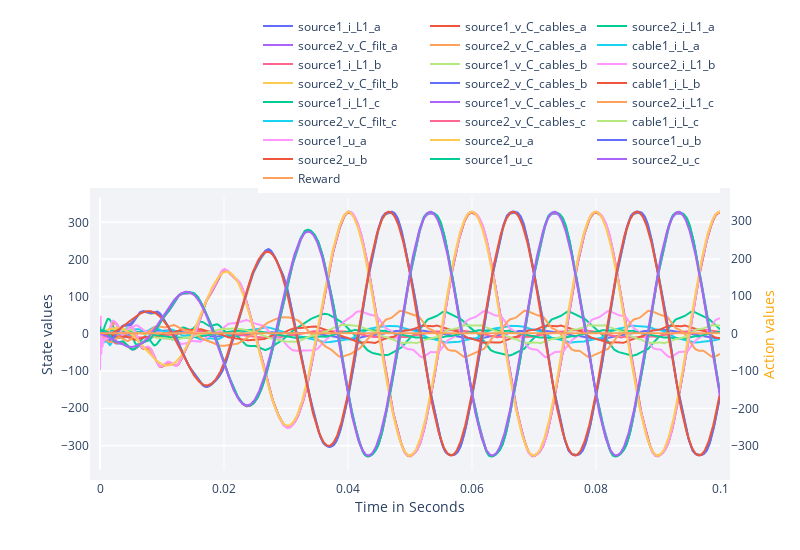

The code cell stored with this chart in its notebook:
### Markdown cell above
In the output the two different rewards for `classic` and `my_ddpg` can be identified.
Shown is the accumulated reward per episode. Since the `classic` gets `r = 1` per step, this reward correlates with the length of the episode while the reward for the `my_ddpg` agent is depending on the above described reward function.
After the training, the `Simulate()` function is used to run a test episode without action noise and the all states and actions are plotted:

### Code cell
hook = DataHook(collect_state_ids = env.state_ids,
                collect_action_ids = env.action_ids)

hook = Simulate(controllers, env, hook=hook)


RenderHookResults(hook = hook,
                    states_to_plot  = env.state_ids,
                    actions_to_plot = env.action_ids,
                    plot_reward=true)

### Figure 1 — Plotly figure (JSON) as saved in the notebook; plotly's stock layout.template omitted (floating-point values rounded to 4 significant figures; data arrays with more than 128 entries replaced by an {"elided": "..."} marker saying what was removed)
{"data": [{"mode": "lines", "name": "source1_i_L1_a", "type": "scatter", "x": {"elided": "1001 float values"}, "y": {"elided": "1001 float values"}}, {"mode": "lines", "name": "source1_v_C_cables_a", "type": "scatter", "x": {"elided": "1001 float values"}, "y": {"elided": "1001 float values"}}, {"mode": "lines", "name": "source2_i_L1_a", "type": "scatter", "x": {"elided": "1001 float values"}, "y": {"elided": "1001 float values"}}, {"mode": "lines", "name": "source2_v_C_filt_a", "type": "scatter", "x": {"elided": "1001 float values"}, "y": {"elided": "1001 float values"}}, {"mode": "lines", "name": "source2_v_C_cables_a", "type": "scatter", "x": {"elided": "1001 float values"}, "y": {"elided": "1001 float values"}}, {"mode": "lines", "name": "cable1_i_L_a", "type": "scatter", "x": {"elided": "1001 float values"}, "y": {"elided": "1001 float values"}}, {"mode": "lines", "name": "source1_i_L1_b", "type": "scatter", "x": {"elided": "1001 float values"}, "y": {"elided": "1001 float values"}}, {"mode": "lines", "name": "source1_v_C_cables_b", "type": "scatter", "x": {"elided": "1001 float values"}, "y": {"elided": "1001 float values"}}, {"mode": "lines", "name": "source2_i_L1_b", "type": "scatter", "x": {"elided": "1001 float values"}, "y": {"elided": "1001 float values"}}, {"mode": "lines", "name": "source2_v_C_filt_b", "type": "scatter", "x": {"elided": "1001 float values"}, "y": {"elided": "1001 float values"}}, {"mode": "lines", "name": "source2_v_C_cables_b", "type": "scatter", "x": {"elided": "1001 float values"}, "y": {"elided": "1001 float values"}}, {"mode": "lines", "name": "cable1_i_L_b", "type": "scatter", "x": {"elided": "1001 float values"}, "y": {"elided": "1001 float values"}}, {"mode": "lines", "name": "source1_i_L1_c", "type": "scatter", "x": {"elided": "1001 float values"}, "y": {"elided": "1001 float values"}}, {"mode": "lines", "name": "source1_v_C_cables_c", "type": "scatter", "x": {"elided": "1001 float values"}, "y": {"elided": "1001 float values"}}, {"mode": "lines", "name": "source2_i_L1_c", "type": "scatter", "x": {"elided": "1001 float values"}, "y": {"elided": "1001 float values"}}, {"mode": "lines", "name": "source2_v_C_filt_c", "type": "scatter", "x": {"elided": "1001 float values"}, "y": {"elided": "1001 float values"}}, {"mode": "lines", "name": "source2_v_C_cables_c", "type": "scatter", "x": {"elided": "1001 float values"}, "y": {"elided": "1001 float values"}}, {"mode": "lines", "name": "cable1_i_L_c", "type": "scatter", "x": {"elided": "1001 float values"}, "y": {"elided": "1001 float values"}}, {"mode": "lines", "name": "source1_u_a", "type": "scatter", "x": {"elided": "1001 float values"}, "y": {"elided": "1001 float values"}, "yaxis": "y2"}, {"mode": "lines", "name": "source2_u_a", "type": "scatter", "x": {"elided": "1001 float values"}, "y": {"elided": "1001 float values"}, "yaxis": "y2"}, {"mode": "lines", "name": "source1_u_b", "type": "scatter", "x": {"elided": "1001 float values"}, "y": {"elided": "1001 float values"}, "yaxis": "y2"}, {"mode": "lines", "name": "source2_u_b", "type": "scatter", "x": {"elided": "1001 float values"}, "y": {"elided": "1001 float values"}, "yaxis": "y2"}, {"mode": "lines", "name": "source1_u_c", "type": "scatter", "x": {"elided": "1001 float values"}, "y": {"elided": "1001 float values"}, "yaxis": "y2"}, {"mode": "lines", "name": "source2_u_c", "type": "scatter", "x": {"elided": "1001 float values"}, "y": {"elided": "1001 float values"}, "yaxis": "y2"}, {"mode": "lines", "name": "Reward", "type": "scatter", "x": {"elided": "1001 float values"}, "y": {"elided": "1001 int values"}, "yaxis": "y2"}], "layout": {"height": 550, "legend": {"orientation": "h", "x": 1, "xanchor": "right", "y": 1.02, "yanchor": "bottom"}, "margin": {"b": 80, "l": 100, "pad": 10, "r": 80, "t": 100}, "plot_bgcolor": "#f1f3f7", "width": 800, "xaxis": {"title": {"text": "Time in Seconds"}}, "yaxis": {"title": {"text": "State values"}}, "yaxis2": {"overlaying": "y", "side": "right", "title": "Action values", "titlefont": {"color": "orange"}}}}
